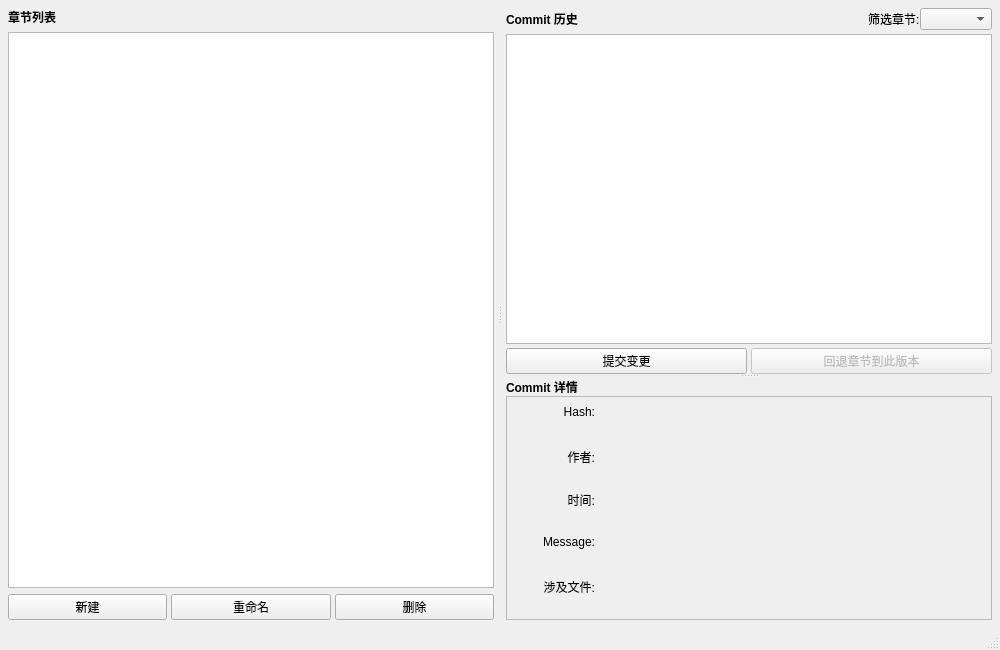
<?xml version="1.0" encoding="UTF-8"?>
<ui version="4.0">
 <class>MainWindow</class>
 <widget class="QMainWindow" name="MainWindow">
  <property name="geometry">
   <rect>
    <x>0</x>
    <y>0</y>
    <width>1000</width>
    <height>650</height>
   </rect>
  </property>
  <property name="windowTitle">
   <string>Git 章节管理</string>
  </property>

  <!-- 中央区域 -->
  <widget class="QWidget" name="centralwidget">
   <layout class="QHBoxLayout" name="mainLayout">
    <property name="spacing"><number>0</number></property>
    <property name="leftMargin"><number>4</number></property>
    <property name="topMargin"><number>4</number></property>
    <property name="rightMargin"><number>4</number></property>
    <property name="bottomMargin"><number>4</number></property>
    <item>
     <widget class="QSplitter" name="mainSplitter">
      <property name="orientation"><enum>Qt::Horizontal</enum></property>
      <property name="childrenCollapsible"><bool>false</bool></property>

      <!-- ====== 左侧：章节面板 ====== -->
      <widget class="QWidget" name="chapterPanel">
       <layout class="QVBoxLayout" name="chapterLayout">
        <property name="spacing"><number>6</number></property>
        <property name="leftMargin"><number>4</number></property>
        <property name="topMargin"><number>4</number></property>
        <property name="rightMargin"><number>4</number></property>
        <property name="bottomMargin"><number>4</number></property>
        <item>
         <widget class="QLabel" name="chapterTitleLabel">
          <property name="text"><string>章节列表</string></property>
          <property name="font"><font><bold>true</bold></font></property>
         </widget>
        </item>
        <item>
         <widget class="QListView" name="chapterListView">
          <property name="editTriggers"><set>QAbstractItemView::NoEditTriggers</set></property>
          <property name="selectionMode"><enum>QAbstractItemView::SingleSelection</enum></property>
         </widget>
        </item>
        <item>
         <layout class="QHBoxLayout" name="chapterBtnLayout">
          <property name="spacing"><number>4</number></property>
          <item><widget class="QPushButton" name="newChapterBtn"><property name="text"><string>新建</string></property></widget></item>
          <item><widget class="QPushButton" name="renameChapterBtn"><property name="text"><string>重命名</string></property></widget></item>
          <item><widget class="QPushButton" name="deleteChapterBtn"><property name="text"><string>删除</string></property></widget></item>
         </layout>
        </item>
       </layout>
      </widget>

      <!-- ====== 右侧：Commit 历史面板 ====== -->
      <widget class="QWidget" name="historyPanel">
       <layout class="QVBoxLayout" name="historyLayout">
        <property name="spacing"><number>0</number></property>
        <property name="leftMargin"><number>4</number></property>
        <property name="topMargin"><number>4</number></property>
        <property name="rightMargin"><number>4</number></property>
        <property name="bottomMargin"><number>4</number></property>

        <!-- 标题 + 筛选 -->
        <item>
         <layout class="QHBoxLayout" name="historyHeaderLayout">
          <property name="bottomMargin"><number>4</number></property>
          <item><widget class="QLabel" name="historyTitleLabel"><property name="text"><string>Commit 历史</string></property><property name="font"><font><bold>true</bold></font></property></widget></item>
          <item><spacer name="headerSpacer"><property name="orientation"><enum>Qt::Horizontal</enum></property><property name="sizeHint" stdset="0"><size><width>40</width><height>20</height></size></property></spacer></item>
          <item><widget class="QLabel" name="filterLabel"><property name="text"><string>筛选章节:</string></property></widget></item>
          <item><widget class="QComboBox" name="filterCombo"/></item>
         </layout>
        </item>

        <!-- ====== 垂直分割器：上方 Commit 列表 + 下方详情 ====== -->
        <item>
         <widget class="QSplitter" name="historySplitter">
          <property name="orientation"><enum>Qt::Vertical</enum></property>
          <property name="childrenCollapsible"><bool>false</bool></property>

          <!-- 上半：Commit 列表 + 按钮 -->
          <widget class="QWidget" name="commitListContainer">
           <layout class="QVBoxLayout" name="commitListLayout">
            <property name="spacing"><number>4</number></property>
            <property name="leftMargin"><number>0</number></property>
            <property name="topMargin"><number>0</number></property>
            <property name="rightMargin"><number>0</number></property>
            <property name="bottomMargin"><number>0</number></property>
            <item>
             <widget class="QListView" name="commitListView">
              <property name="editTriggers"><set>QAbstractItemView::NoEditTriggers</set></property>
              <property name="selectionMode"><enum>QAbstractItemView::SingleSelection</enum></property>
             </widget>
            </item>
            <item>
             <layout class="QHBoxLayout" name="commitBtnLayout">
              <item><widget class="QPushButton" name="commitBtn"><property name="text"><string>提交变更</string></property></widget></item>
              <item><widget class="QPushButton" name="rollbackBtn"><property name="text"><string>回退章节到此版本</string></property><property name="enabled"><bool>false</bool></property></widget></item>
             </layout>
            </item>
           </layout>
          </widget>

          <!-- 下半：Commit 详情 -->
          <widget class="QWidget" name="commitDetailContainer">
           <layout class="QVBoxLayout" name="commitDetailOuterLayout">
            <property name="spacing"><number>0</number></property>
            <property name="leftMargin"><number>0</number></property>
            <property name="topMargin"><number>0</number></property>
            <property name="rightMargin"><number>0</number></property>
            <property name="bottomMargin"><number>0</number></property>
            <item>
             <widget class="QLabel" name="commitDetailTitle">
              <property name="text"><string>Commit 详情</string></property>
              <property name="font"><font><bold>true</bold></font></property>
             </widget>
            </item>
            <item>
             <widget class="QScrollArea" name="detailScrollArea">
              <property name="widgetResizable"><bool>true</bool></property>
              <property name="frameShape"><enum>QFrame::StyledPanel</enum></property>
              <widget class="QWidget" name="detailScrollContent">
               <layout class="QVBoxLayout" name="detailContentLayout">
                <property name="spacing"><number>10</number></property>
                <property name="leftMargin"><number>8</number></property>
                <property name="topMargin"><number>8</number></property>
                <property name="rightMargin"><number>8</number></property>
                <property name="bottomMargin"><number>8</number></property>

                <!-- Row 0: Hash -->
                <item>
                 <layout class="QHBoxLayout" name="hashRowLayout">
                  <property name="spacing"><number>8</number></property>
                  <item>
                   <widget class="QLabel" name="hashTitleLabel">
                    <property name="text"><string>Hash:</string></property>
                    <property name="minimumSize"><size><width>80</width><height>0</height></size></property>
                    <property name="maximumSize"><size><width>80</width><height>16777215</height></size></property>
                    <property name="alignment"><set>Qt::AlignRight|Qt::AlignTop</set></property>
                   </widget>
                  </item>
                  <item>
                   <widget class="QLabel" name="hashLabel">
                    <property name="font"><font><family>Consolas</family></font></property>
                    <property name="textInteractionFlags"><set>Qt::TextSelectableByMouse</set></property>
                    <property name="wordWrap"><bool>true</bool></property>
                    <property name="sizePolicy"><sizepolicy hsizetype="Expanding" vsizetype="Preferred"><horstretch>1</horstretch><verstretch>0</verstretch></sizepolicy></property>
                   </widget>
                  </item>
                 </layout>
                </item>

                <!-- Row 1: 作者 -->
                <item>
                 <layout class="QHBoxLayout" name="authorRowLayout">
                  <property name="spacing"><number>8</number></property>
                  <item>
                   <widget class="QLabel" name="authorTitleLabel">
                    <property name="text"><string>作者:</string></property>
                    <property name="minimumSize"><size><width>80</width><height>0</height></size></property>
                    <property name="maximumSize"><size><width>80</width><height>16777215</height></size></property>
                    <property name="alignment"><set>Qt::AlignRight|Qt::AlignTop</set></property>
                   </widget>
                  </item>
                  <item>
                   <widget class="QLabel" name="authorLabel">
                    <property name="textInteractionFlags"><set>Qt::TextSelectableByMouse</set></property>
                    <property name="sizePolicy"><sizepolicy hsizetype="Expanding" vsizetype="Preferred"><horstretch>1</horstretch><verstretch>0</verstretch></sizepolicy></property>
                   </widget>
                  </item>
                 </layout>
                </item>

                <!-- Row 2: 时间 -->
                <item>
                 <layout class="QHBoxLayout" name="dateRowLayout">
                  <property name="spacing"><number>8</number></property>
                  <item>
                   <widget class="QLabel" name="dateTitleLabel">
                    <property name="text"><string>时间:</string></property>
                    <property name="minimumSize"><size><width>80</width><height>0</height></size></property>
                    <property name="maximumSize"><size><width>80</width><height>16777215</height></size></property>
                    <property name="alignment"><set>Qt::AlignRight|Qt::AlignTop</set></property>
                   </widget>
                  </item>
                  <item>
                   <widget class="QLabel" name="dateLabel">
                    <property name="textInteractionFlags"><set>Qt::TextSelectableByMouse</set></property>
                    <property name="sizePolicy"><sizepolicy hsizetype="Expanding" vsizetype="Preferred"><horstretch>1</horstretch><verstretch>0</verstretch></sizepolicy></property>
                   </widget>
                  </item>
                 </layout>
                </item>

                <!-- Row 3: Message -->
                <item>
                 <layout class="QHBoxLayout" name="messageRowLayout">
                  <property name="spacing"><number>8</number></property>
                  <item>
                   <widget class="QLabel" name="messageTitleLabel">
                    <property name="text"><string>Message:</string></property>
                    <property name="minimumSize"><size><width>80</width><height>0</height></size></property>
                    <property name="maximumSize"><size><width>80</width><height>16777215</height></size></property>
                    <property name="alignment"><set>Qt::AlignRight|Qt::AlignTop</set></property>
                   </widget>
                  </item>
                  <item>
                   <widget class="QLabel" name="messageLabel">
                    <property name="wordWrap"><bool>true</bool></property>
                    <property name="textInteractionFlags"><set>Qt::TextSelectableByMouse</set></property>
                    <property name="sizePolicy"><sizepolicy hsizetype="Expanding" vsizetype="Preferred"><horstretch>1</horstretch><verstretch>0</verstretch></sizepolicy></property>
                   </widget>
                  </item>
                 </layout>
                </item>

                <!-- Row 4: 涉及文件 -->
                <item>
                 <layout class="QHBoxLayout" name="filesRowLayout">
                  <property name="spacing"><number>8</number></property>
                  <item>
                   <widget class="QLabel" name="filesTitleLabel">
                    <property name="text"><string>涉及文件:</string></property>
                    <property name="minimumSize"><size><width>80</width><height>0</height></size></property>
                    <property name="maximumSize"><size><width>80</width><height>16777215</height></size></property>
                    <property name="alignment"><set>Qt::AlignRight|Qt::AlignTop</set></property>
                   </widget>
                  </item>
                  <item>
                   <widget class="QLabel" name="filesLabel">
                    <property name="wordWrap"><bool>true</bool></property>
                    <property name="textInteractionFlags"><set>Qt::TextSelectableByMouse</set></property>
                    <property name="sizePolicy"><sizepolicy hsizetype="Expanding" vsizetype="Preferred"><horstretch>1</horstretch><verstretch>0</verstretch></sizepolicy></property>
                   </widget>
                  </item>
                 </layout>
                </item>

               </layout>
              </widget>
             </widget>
            </item>
           </layout>
          </widget>

         </widget>
        </item>
       </layout>
      </widget>

     </widget>
    </item>
   </layout>
  </widget>

  <widget class="QStatusBar" name="statusbar"/>
 </widget>
 <resources/>
 <connections/>
</ui>
